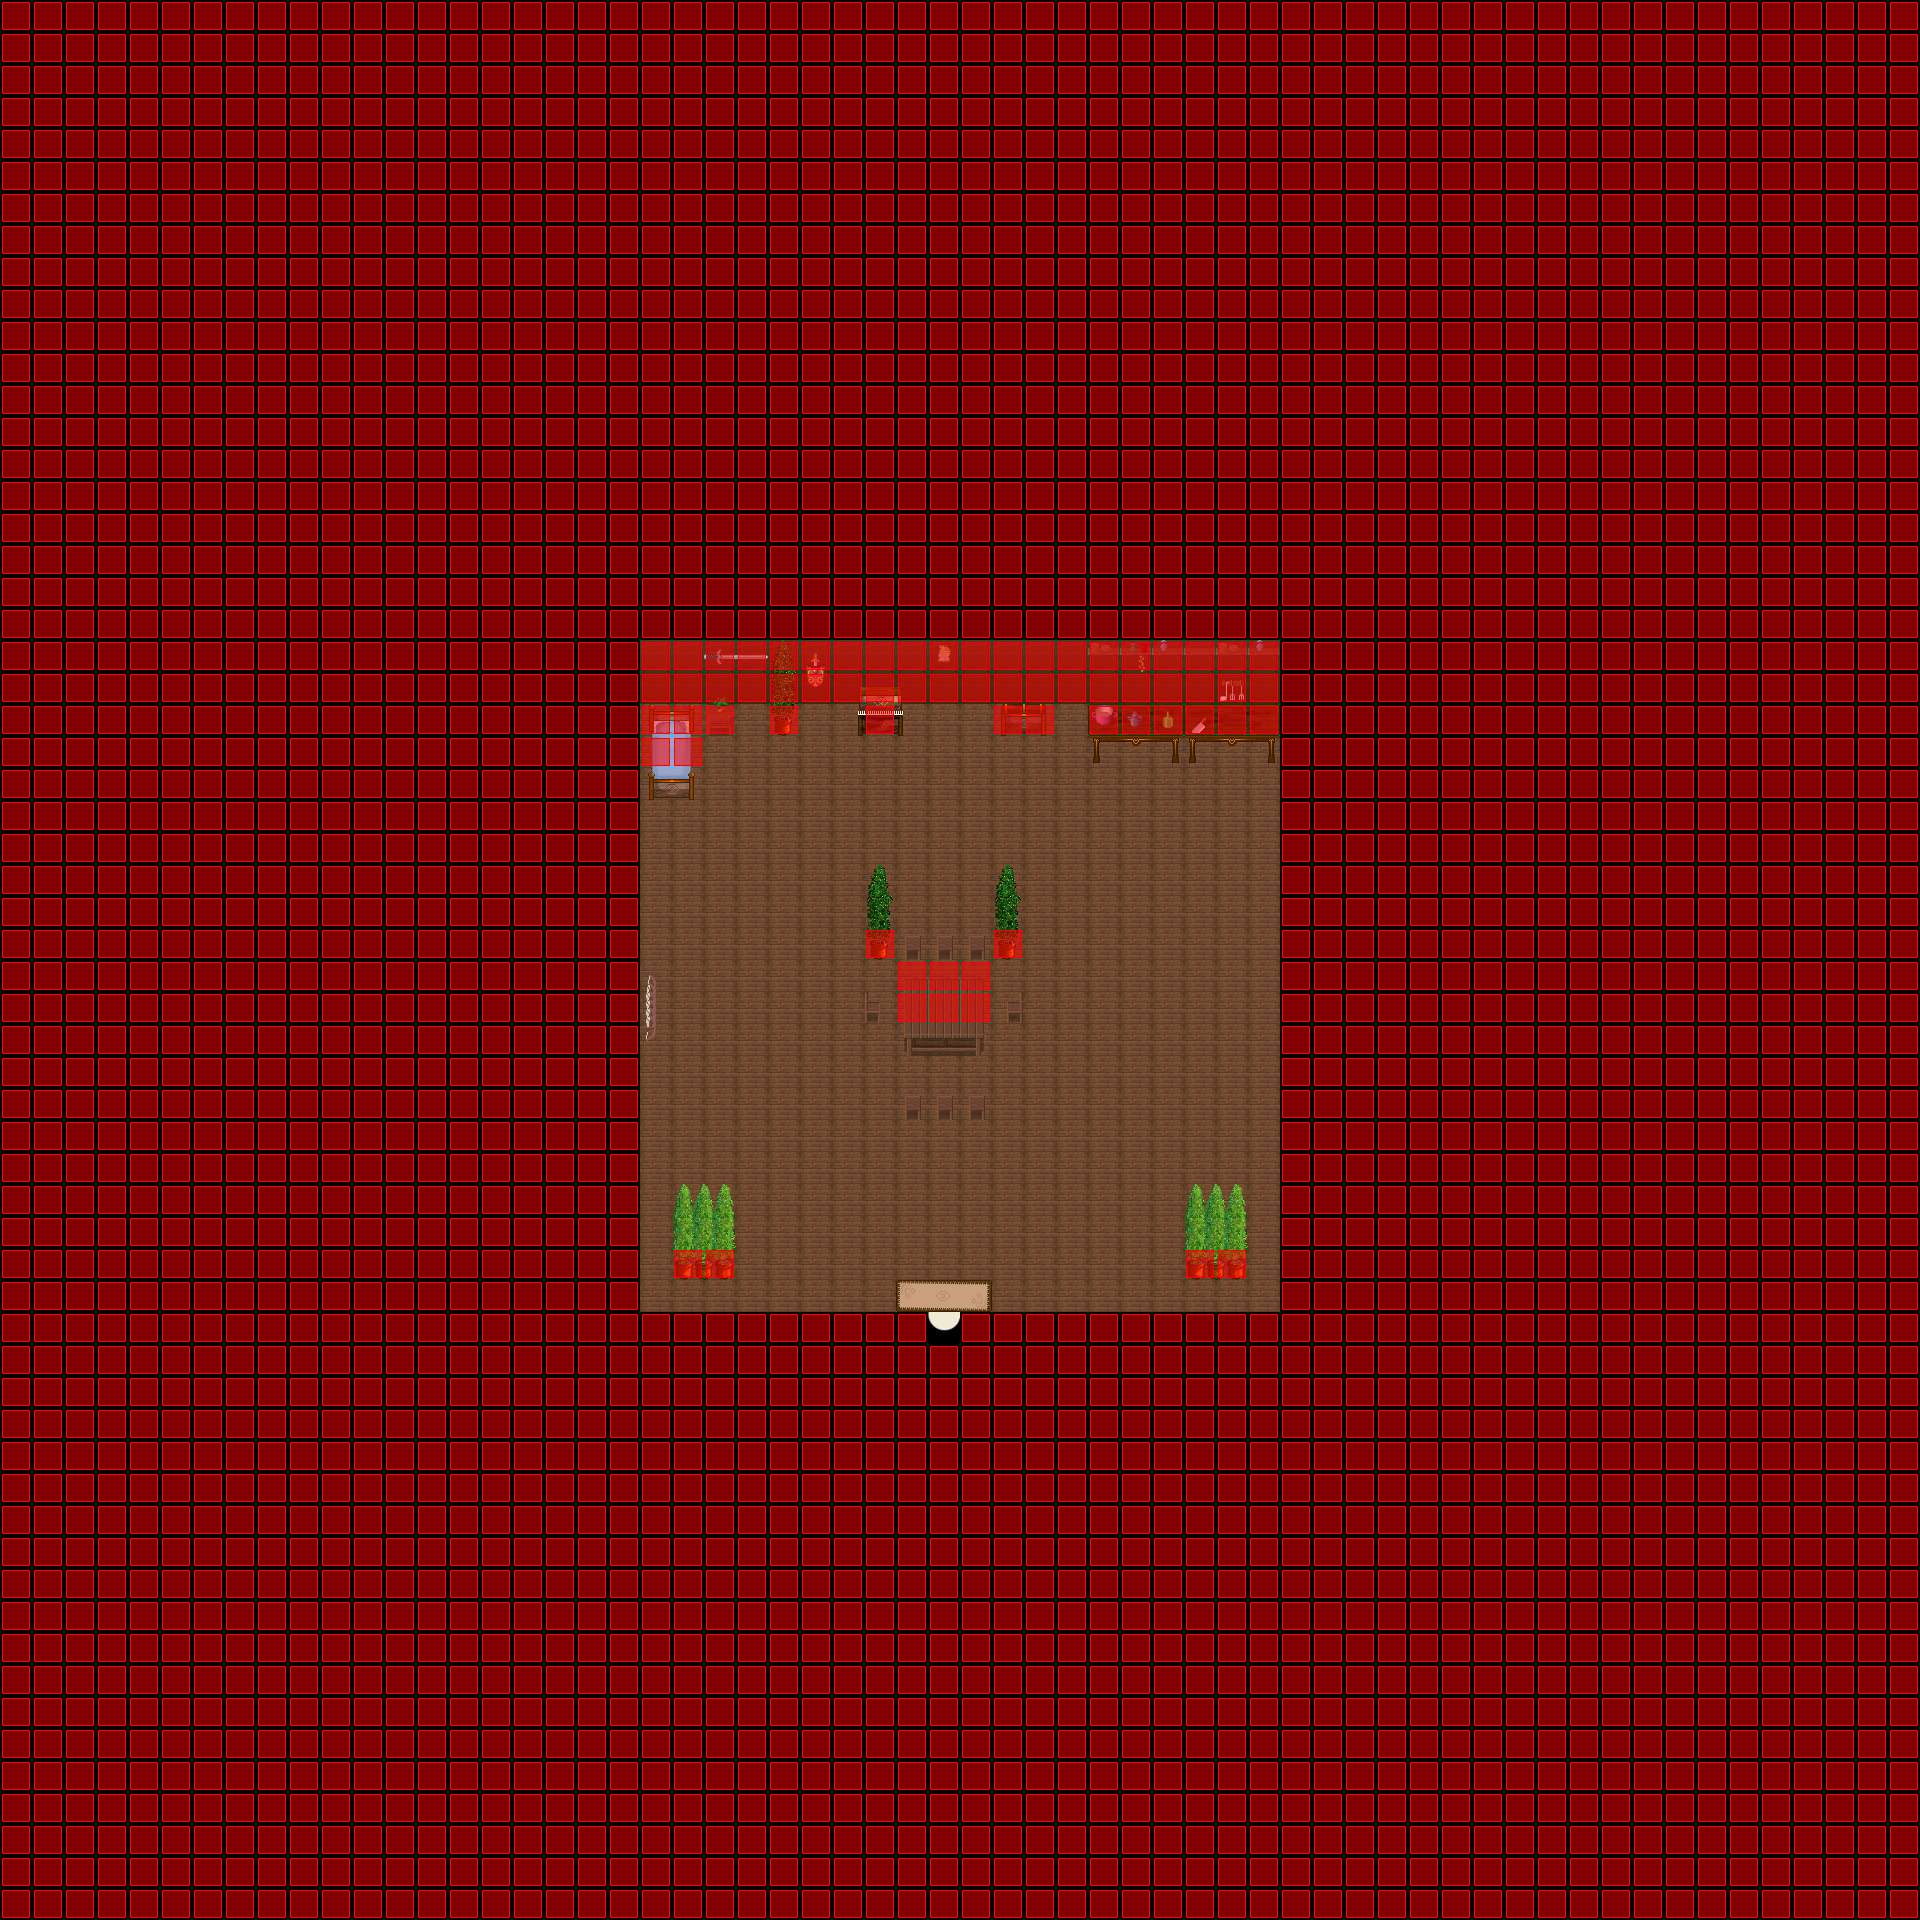

Below is a game level as drawn by its tile map, then a one-line description and the .tmx that defines it (tile-layer data replaced by summaries):
An orthogonal 60x60 tile map with 32x32 px tiles, 4 tile layers (Ground, Fringe, Over, Collision), 6 tilesets and 2 objects (SCRIPT, WARP).

<map version="1.0" orientation="orthogonal" width="60" height="60" tilewidth="32" tileheight="32">
  <properties>
    <property name="music" value="faith.ogg" />
  </properties>
  <tileset firstgid="1" name="collision" tilewidth="32" tileheight="32">
    <image source="../graphics/tiles/collision1_32_32.png" />
  </tileset>
  <tileset firstgid="1025" name="inn" tilewidth="32" tileheight="32">
    <image source="../graphics/tiles/indoor3_32_32.png" />
  </tileset>
  <tileset firstgid="2049" name="woodland_indoor" tilewidth="32" tileheight="32">
    <image source="../graphics/tiles/indoor2_32_32.png" />
  </tileset>
  <tileset firstgid="3073" name="desert1_32_32" tilewidth="32" tileheight="32">
    <image source="../graphics/tiles/desert1_32_32.png" />
  </tileset>
  <tileset firstgid="4097" name="inn_32_64" tilewidth="32" tileheight="64">
    <image source="../graphics/tiles/indoor2_32_64.png" />
  </tileset>
  <tileset firstgid="4609" name="inn_32_96" tilewidth="32" tileheight="96">
    <image source="../graphics/tiles/indoor2_32_96.png" />
  </tileset>
  <layer name="Ground" width="60" height="60">
    <data>[3600 cells, 3600 non-empty, 10 distinct tile ids]</data>
  </layer>
  <layer name="Fringe" width="60" height="60">
    <data>[3600 cells, 63 non-empty, 49 distinct tile ids]</data>
  </layer>
  <layer name="Over" width="60" height="60">
    <data>[3600 cells, 0 non-empty, 0 distinct tile ids]</data>
  </layer>
  <layer name="Collision" width="60" height="60">
    <data>[3600 cells, 3246 non-empty, 1 distinct tile ids]</data>
  </layer>
  <objectgroup name="Object" width="60" height="60" visible="0">
    <object name="External Map Events" type="SCRIPT" x="-1280" y="0">
      <properties>
        <property name="FILENAME" value="scripts/maps/iw-roststock_flat02-o00-o00-o00.lua" />
      </properties>
    </object>
    <object name="Warp to Roststock" type="WARP" x="926" y="1308" width="38" height="22">
      <properties>
        <property name="DEST_MAP" value="ow-n0003-n0001-o0000" />
        <property name="DEST_X" value="2030" />
        <property name="DEST_Y" value="3070" />
      </properties>
    </object>
  </objectgroup>
</map>
